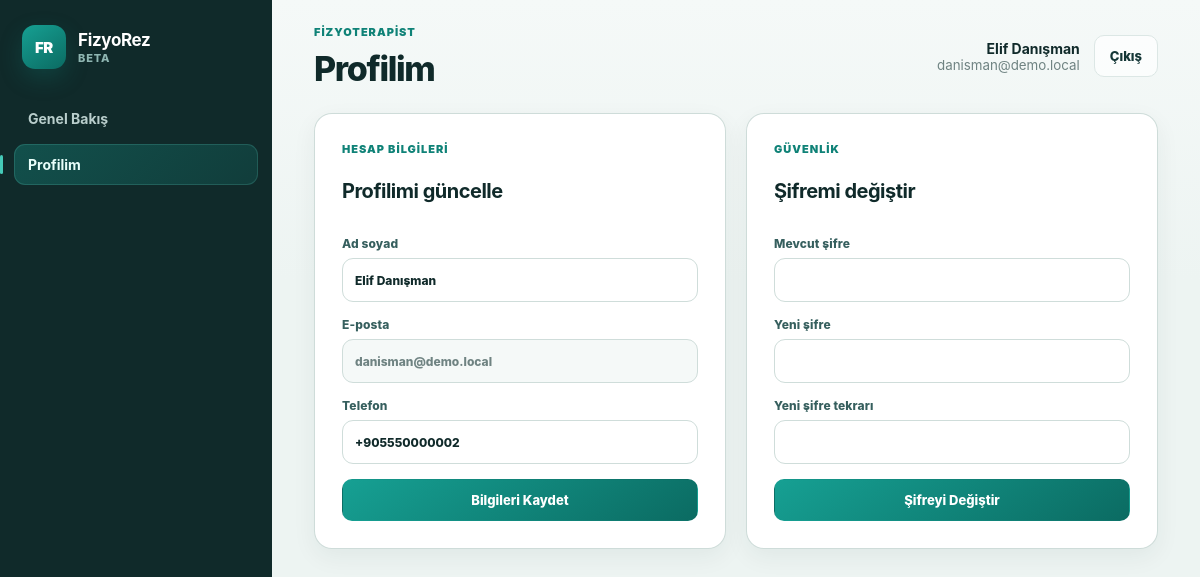
The app's page /admin/profile (signed in), older data.
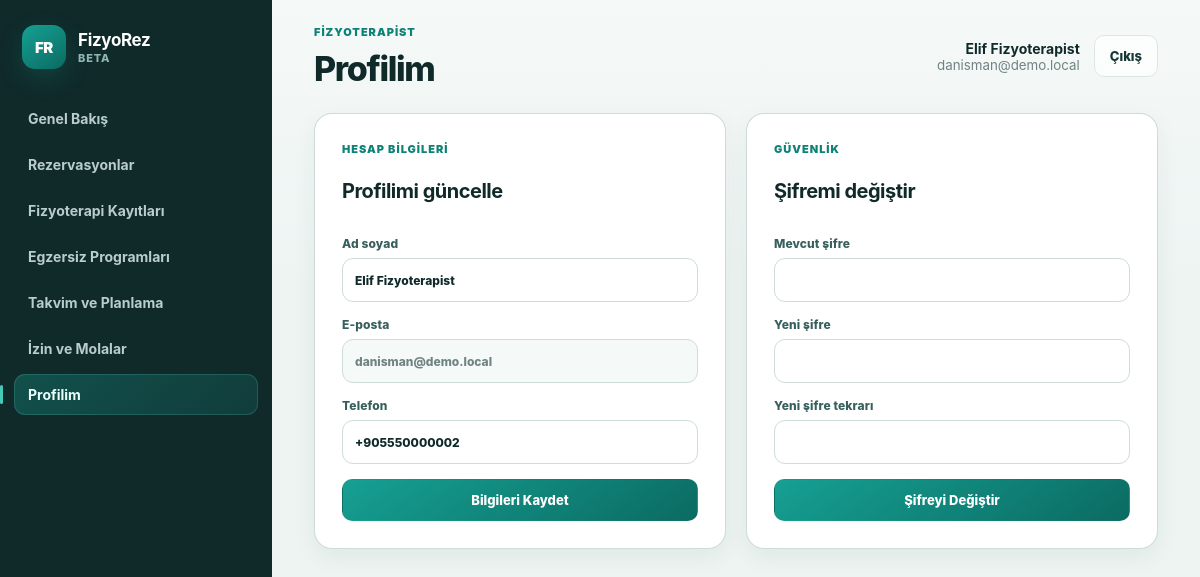
The same page, newer data.
### tables this page shows
CREATE TABLE IF NOT EXISTS users (
    id INT UNSIGNED AUTO_INCREMENT PRIMARY KEY,
    role ENUM('super_admin', 'admin', 'consultant', 'staff', 'customer') NOT NULL,
    name VARCHAR(160) NOT NULL,
    email VARCHAR(190) NOT NULL UNIQUE,
    phone VARCHAR(40) NULL,
    password_hash VARCHAR(255) NOT NULL,
    status ENUM('pending', 'active', 'suspended', 'passive') NOT NULL DEFAULT 'active',
    email_verified_at DATETIME NULL,
    privacy_consent_at DATETIME NULL,
    last_login_at DATETIME NULL,
    created_at DATETIME NOT NULL DEFAULT CURRENT_TIMESTAMP,
    updated_at DATETIME NULL ON UPDATE CURRENT_TIMESTAMP,
    INDEX idx_users_role (role),
    INDEX idx_users_status (status)
);

### admin/index.php (called while the page is built, shortened)
<?php
require dirname(__DIR__) . '/app/web.php';

### app/core.php (called while the page is built, shortened)
<?php
function config(string $key, mixed $default = null): mixed
{
    $value = $GLOBALS['config'] ?? [];
    foreach (explode('.', $key) as $segment) {
        $value = $value[$segment];
    }
    return $value;
}
function e(mixed $value): string
{
    return htmlspecialchars((string) $value, ENT_QUOTES, 'UTF-8');
}
function normalize_app_path(string $path): string
{
    $path = '/' . trim($path, '/');
    return $path === '//' ? '/' : $path;
}
function app_base_path(): string
{
    static $basePath = null;
    if ($basePath !== null) {
        return $basePath;
    }
    $scriptName = str_replace('\\', '/', (string) ($_SERVER['SCRIPT_NAME'] ?? ''));
    if (str_ends_with($scriptName, '/api/v1/index.php')) {
        $scriptDir = dirname(dirname(dirname($scriptName)));
    } elseif (str_ends_with($scriptName, '/admin/index.php')) {
        $scriptDir = dirname(dirname($scriptName));
    } elseif (str_ends_with($scriptName, '/index.php')) {
        $scriptDir = dirname($scriptName);
    } else {
        $scriptDir = '';
    }
    $scriptDir = trim(str_replace('\\', '/', $scriptDir), '/');
    return $basePath = $scriptDir === '' ? '' : '/' . $scriptDir;
}
function url_for(string $path = ''): string
{
    $base = app_base_path();
    $path = normalize_app_path($path);
    return $path === '/' ? ($base === '' ? '/' : $base . '/') : $base . $path;
}
function asset_url(string $path): string
{
    return url_for('/' . ltrim($path, '/'));
}
final class DB
{
    private static ?PDO $pdo = null;
    public static function pdo(): PDO
    {
        if (self::$pdo instanceof PDO) {
            return self::$pdo;
        }
        $db = config('db');
        $dsn = sprintf(
            'mysql:host=%s;dbname=%s;charset=%s',
            $db['host'] ?? 'localhost',
            $db['name'] ?? '',
            $db['charset'] ?? 'utf8mb4'
        );
        try {
            self::$pdo = new PDO($dsn, (string) ($db['user'] ?? ''), (string) ($db['pass'] ?? ''), [
                PDO::ATTR_ERRMODE => PDO::ERRMODE_EXCEPTION,
                PDO::ATTR_DEFAULT_FETCH_MODE => PDO::FETCH_ASSOC,
                PDO::ATTR_EMULATE_PREPARES => false,
            ]);
        } catch (PDOException $e) {
            throw new RuntimeException(friendly_error_message($e), 0, $e);
        }
        return self::$pdo;
    }
    public static function fetch(string $sql, array $params = []): ?array
    {
        $stmt = self::pdo()->prepare($sql);
        $stmt->execute($params);
        $row = $stmt->fetch();
        return $row ?: null;
    }
    public static function fetchAll(string $sql, array $params = []): array
    {
        $stmt = self::pdo()->prepare($sql);
        $stmt->execute($params);
        return $stmt->fetchAll();
    }
}
final class Auth
{
    public static function currentUser(): ?array
    {
        $user = DB::fetch('SELECT * FROM users WHERE id = ? AND status = "active"', [(int) $_SESSION['user_id']]);
        return $user ? self::sanitizeUser($user) : null;
    }
    public static function requireWeb(array $roles = []): array
    {
        $user = self::currentUser();
        return $user;
    }
    public static function sanitizeUser(array $user): array
    {
        unset($user['password_hash'], $user['token_hash']);
        return $user;
    }
}

### app/authorization.php (called while the page is built, shortened)
<?php
final class Authorization
{
    private static array $cache = [];
    public static function can(array $user, string $permission): bool
    {
        $role = (string) ($user['role'] ?? '');
        if (!array_key_exists($role, self::$cache)) {
            $rows = DB::fetchAll(
                'SELECT p.slug FROM permissions p
                 INNER JOIN role_permissions rp ON rp.permission_id = p.id
                 INNER JOIN roles r ON r.id = rp.role_id
                 WHERE r.slug = ?',
                [$role]
            );
            self::$cache[$role] = array_fill_keys(array_column($rows, 'slug'), true);
        }
        return isset(self::$cache[$role][$permission]);
    }
}
function can(array $user, string $permission): bool
{
    return Authorization::can($user, $permission);
}

### app/web.php (the view, shortened to what this page needs)
<?php
$path = current_path();
$flash = $_SESSION['flash'] ?? null;
try {
    $user = Auth::requireWeb();
    render_page($user, $path, $flash);
} catch (Throwable $e) {
    http_response_code(500);
    render_error($e);
}
function role_home(string $role): string
{
    return $role === 'customer' ? '/customer' : '/admin';
}
    ?>
    <?php
function render_page(array $user, string $path, ?array $flash): void
{
    $title = page_title($path);
    ?>
    <!doctype html><html lang="tr"><head><meta charset="utf-8"><meta name="viewport" content="width=device-width, initial-scale=1">
    <title><?= e($title) ?> · <?= e(config('app.name')) ?></title><link rel="stylesheet" href="<?= e(asset_url('assets/css/app.css') . '?v=5') ?>"></head><body>
    <div class="app-shell"><aside class="sidebar" id="sidebar"><a href="<?= e(url_for(role_home((string) $user['role']))) ?>" class="brand"><span class="brand-mark">FR</span><span><strong><?= e(config('app.name')) ?></strong><small>Beta</small></span></a><nav class="nav"><?= nav_links($user, $path) ?></nav></aside>
    <div class="main-shell"><header class="topbar"><button type="button" class="menu-button" data-menu aria-label="Menüyü aç">☰</button><div><p class="eyebrow"><?= e(role_label((string) $user['role'])) ?></p><h1><?= e($title) ?></h1></div><div class="user-box"><span><strong><?= e($user['name']) ?></strong><small><?= e($user['email']) ?></small></span><form method="post" action="<?= e(url_for('/logout')) ?>"><?= csrf_field() ?><button class="btn btn-ghost">Çıkış</button></form></div></header>
    <?php render_flash($flash); ?><main class="content"><?php render_route($user, $path); ?></main></div></div>
    <script src="<?= e(asset_url('assets/js/app.js') . '?v=5') ?>"></script></body></html>
    <?php
}
function page_title(string $path): string
{
    return [
        '/admin' => 'Genel Bakış', '/admin/users' => 'Personel Yönetimi', '/admin/customers' => 'Danışanlar', '/admin/roles' => 'Rol ve Yetkiler',
        '/admin/services' => 'Hizmetler', '/admin/packages' => 'Paket ve Haklar', '/admin/reservations' => 'Rezervasyonlar',
        '/admin/availability' => 'Takvim ve Planlama', '/admin/time-off' => 'İzin ve Molalar', '/admin/payments' => 'Ödemeler ve Bakiye',
        '/admin/reports' => 'Raporlar', '/admin/settings' => 'Sistem Ayarları', '/admin/profile' => 'Profilim',
        '/admin/clinical' => 'Fizyoterapi Kayıtları', '/admin/exercises' => 'Egzersiz Programları',
        '/admin/audit' => 'İşlem Kayıtları',
        '/customer' => 'Ana Sayfa', '/customer/book' => 'Randevu Al', '/customer/reservations' => 'Randevularım',
        '/customer/packages' => 'Paketlerim', '/customer/payments' => 'Bakiye ve Ödemelerim', '/customer/profile' => 'Profilim',
        '/customer/programs' => 'Egzersiz Programım',
    ][$path] ?? 'FizyoRez';
}
function role_label(string $role): string
{
    return ['super_admin' => 'Süper Yönetici', 'admin' => 'Yönetici', 'staff' => 'Resepsiyon / Personel', 'consultant' => 'Fizyoterapist', 'customer' => 'Danışan Portalı'][$role] ?? $role;
}
function nav_links(array $user, string $path): string
{
    if ($user['role'] === 'customer') {
        $links = ['/customer' => 'Ana Sayfa', '/customer/book' => 'Randevu Al', '/customer/reservations' => 'Randevularım', '/customer/packages' => 'Paketlerim', '/customer/programs' => 'Egzersiz Programım', '/customer/payments' => 'Bakiye ve Ödemelerim', '/customer/profile' => 'Profilim'];
    } else {
        $links = ['/admin' => 'Genel Bakış'];
        if (can($user, 'reservations.view_all') || can($user, 'reservations.manage_own')) $links['/admin/reservations'] = 'Rezervasyonlar';
        if (can($user, 'clinical.view_all')) $links['/admin/clinical'] = 'Fizyoterapi Kayıtları';
        if (can($user, 'exercises.manage')) $links['/admin/exercises'] = 'Egzersiz Programları';
        if (can($user, 'schedules.manage_own') || can($user, 'schedules.view_all')) $links['/admin/availability'] = 'Takvim ve Planlama';
        if (can($user, 'time_off.manage_own') || can($user, 'time_off.manage_all')) $links['/admin/time-off'] = 'İzin ve Molalar';
        $links['/admin/profile'] = 'Profilim';
    }
    $html = '';
    foreach ($links as $href => $label) {
        $html .= '<a class="' . ($path === $href ? 'active' : '') . '" href="' . e(url_for($href)) . '">' . e($label) . '</a>';
    }
    return $html;
}
function render_route(array $user, string $path): void
{
    switch ($path) {
        case '/admin/profile': case '/customer/profile': render_profile($user); break;
    }
}
        ?>
    <?php
function render_profile(array $user): void
{
    ?><section class="grid two-col"><form method="post" class="panel form-grid single"><?= csrf_field() ?><input type="hidden" name="action" value="update_profile"><p class="eyebrow">Hesap bilgileri</p><h2>Profilimi güncelle</h2><label>Ad soyad<input name="name" value="<?= e($user['name']) ?>" required></label><label>E-posta<input value="<?= e($user['email']) ?>" disabled></label><label>Telefon<input name="phone" value="<?= e($user['phone']) ?>"></label><button class="btn btn-primary">Bilgileri Kaydet</button></form>
    <form method="post" class="panel form-grid single"><?= csrf_field() ?><input type="hidden" name="action" value="change_password"><p class="eyebrow">Güvenlik</p><h2>Şifremi değiştir</h2><label>Mevcut şifre<input type="password" name="current_password" required></label><label>Yeni şifre<input type="password" name="new_password" minlength="8" required></label><label>Yeni şifre tekrarı<input type="password" name="new_password_confirmation" minlength="8" required></label><button class="btn btn-primary">Şifreyi Değiştir</button></form></section><?php
}
    ?><section class="panel"><?php render_bare_table($rows, $columns); ?></section><?php

Row changes from the older to the newer data that the page shows:
changed users "danisman@demo.local": name "Elif Danışman" → "Elif Fizyoterapist"
Text that changed along with them:
new list line: "Rezervasyonlar"
new list line: "Fizyoterapi Kayıtları"
new list line: "Egzersiz Programları"
new list line: "Takvim ve Planlama"
new list line: "İzin ve Molalar"
